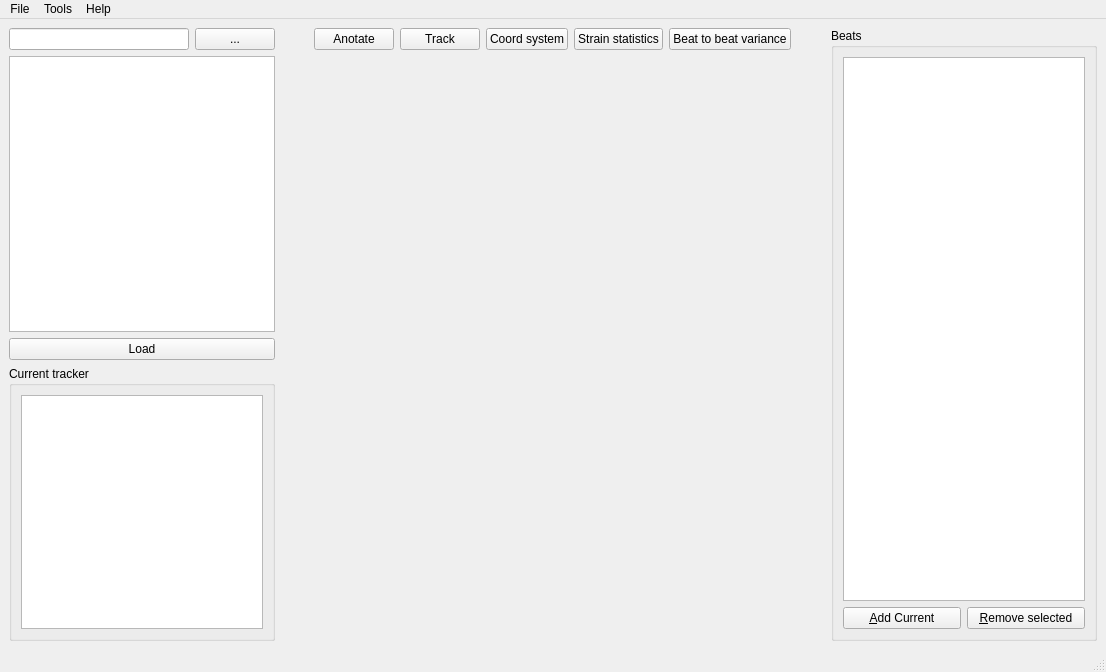
<?xml version="1.0" encoding="UTF-8"?>
<ui version="4.0">
 <class>WindowAnotationManager</class>
 <widget class="QMainWindow" name="WindowAnotationManager">
  <property name="geometry">
   <rect>
    <x>0</x>
    <y>0</y>
    <width>1106</width>
    <height>672</height>
   </rect>
  </property>
  <property name="windowTitle">
   <string>Speckle Tracking</string>
  </property>
  <widget class="QWidget" name="centralwidget">
   <layout class="QHBoxLayout" name="horizontalLayout_3">
    <item>
     <layout class="QVBoxLayout" name="verticalLayout">
      <item>
       <layout class="QHBoxLayout" name="horizontalLayout_2">
        <item>
         <widget class="QLineEdit" name="lineEdit">
          <property name="sizePolicy">
           <sizepolicy hsizetype="Preferred" vsizetype="Fixed">
            <horstretch>0</horstretch>
            <verstretch>0</verstretch>
           </sizepolicy>
          </property>
          <property name="readOnly">
           <bool>true</bool>
          </property>
         </widget>
        </item>
        <item>
         <widget class="QPushButton" name="btnBrowse">
          <property name="sizePolicy">
           <sizepolicy hsizetype="Fixed" vsizetype="Fixed">
            <horstretch>0</horstretch>
            <verstretch>0</verstretch>
           </sizepolicy>
          </property>
          <property name="text">
           <string>...</string>
          </property>
         </widget>
        </item>
       </layout>
      </item>
      <item>
       <widget class="QListWidget" name="listFiles">
        <property name="sizePolicy">
         <sizepolicy hsizetype="Preferred" vsizetype="Expanding">
          <horstretch>0</horstretch>
          <verstretch>0</verstretch>
         </sizepolicy>
        </property>
       </widget>
      </item>
      <item>
       <widget class="QPushButton" name="btnLoad">
        <property name="sizePolicy">
         <sizepolicy hsizetype="Preferred" vsizetype="Fixed">
          <horstretch>0</horstretch>
          <verstretch>0</verstretch>
         </sizepolicy>
        </property>
        <property name="text">
         <string>Load</string>
        </property>
       </widget>
      </item>
      <item>
       <widget class="QGroupBox" name="groupBox">
        <property name="title">
         <string>Current tracker</string>
        </property>
        <layout class="QVBoxLayout" name="verticalLayout_3">
         <item>
          <widget class="QTextEdit" name="textEditTrackerInfo">
           <property name="sizePolicy">
            <sizepolicy hsizetype="Preferred" vsizetype="Expanding">
             <horstretch>0</horstretch>
             <verstretch>0</verstretch>
            </sizepolicy>
           </property>
           <property name="readOnly">
            <bool>true</bool>
           </property>
          </widget>
         </item>
        </layout>
       </widget>
      </item>
     </layout>
    </item>
    <item>
     <layout class="QVBoxLayout" name="verticalLayout_2">
      <item>
       <layout class="QHBoxLayout" name="horizontalLayout">
        <item>
         <spacer name="horizontalSpacer_2">
          <property name="orientation">
           <enum>Qt::Horizontal</enum>
          </property>
          <property name="sizeHint" stdset="0">
           <size>
            <width>40</width>
            <height>20</height>
           </size>
          </property>
         </spacer>
        </item>
        <item>
         <widget class="QPushButton" name="btnAnotate">
          <property name="text">
           <string>Anotate</string>
          </property>
          <property name="icon">
           <iconset resource="resources.qrc">
            <normaloff>:/icons/icons/pencil.png</normaloff>:/icons/icons/pencil.png</iconset>
          </property>
          <property name="iconSize">
           <size>
            <width>16</width>
            <height>16</height>
           </size>
          </property>
         </widget>
        </item>
        <item>
         <widget class="QPushButton" name="btnTrack">
          <property name="text">
           <string>Track</string>
          </property>
          <property name="icon">
           <iconset resource="resources.qrc">
            <normaloff>:/icons/icons/eye.png</normaloff>:/icons/icons/eye.png</iconset>
          </property>
          <property name="iconSize">
           <size>
            <width>16</width>
            <height>16</height>
           </size>
          </property>
         </widget>
        </item>
        <item>
         <widget class="QPushButton" name="btnCoordSystem">
          <property name="text">
           <string>Coord system</string>
          </property>
         </widget>
        </item>
        <item>
         <widget class="QPushButton" name="btnStats">
          <property name="text">
           <string>Strain statistics</string>
          </property>
          <property name="icon">
           <iconset resource="resources.qrc">
            <normaloff>:/icons/icons/chart_curve.png</normaloff>:/icons/icons/chart_curve.png</iconset>
          </property>
          <property name="iconSize">
           <size>
            <width>16</width>
            <height>16</height>
           </size>
          </property>
         </widget>
        </item>
        <item>
         <widget class="QPushButton" name="btnBeatToBeat">
          <property name="text">
           <string>Beat to beat variance</string>
          </property>
         </widget>
        </item>
        <item>
         <spacer name="horizontalSpacer">
          <property name="orientation">
           <enum>Qt::Horizontal</enum>
          </property>
          <property name="sizeHint" stdset="0">
           <size>
            <width>40</width>
            <height>20</height>
           </size>
          </property>
         </spacer>
        </item>
       </layout>
      </item>
      <item>
       <widget class="WidgetStrainVideo" name="widgetStrainVideo" native="true">
        <property name="sizePolicy">
         <sizepolicy hsizetype="Preferred" vsizetype="Expanding">
          <horstretch>0</horstretch>
          <verstretch>0</verstretch>
         </sizepolicy>
        </property>
       </widget>
      </item>
     </layout>
    </item>
    <item>
     <widget class="QGroupBox" name="groupBoxBeats">
      <property name="title">
       <string>Beats</string>
      </property>
      <layout class="QVBoxLayout" name="verticalLayout_5">
       <item>
        <widget class="QListView" name="listViewBeats">
         <property name="sizePolicy">
          <sizepolicy hsizetype="Preferred" vsizetype="Expanding">
           <horstretch>0</horstretch>
           <verstretch>0</verstretch>
          </sizepolicy>
         </property>
        </widget>
       </item>
       <item>
        <layout class="QHBoxLayout" name="horizontalLayout_5">
         <item>
          <widget class="QPushButton" name="btnAddBeat">
           <property name="text">
            <string>&amp;Add Current</string>
           </property>
          </widget>
         </item>
         <item>
          <widget class="QPushButton" name="btnRemoveBeat">
           <property name="text">
            <string>&amp;Remove selected</string>
           </property>
          </widget>
         </item>
        </layout>
       </item>
      </layout>
     </widget>
    </item>
   </layout>
  </widget>
  <widget class="QMenuBar" name="menubar">
   <property name="geometry">
    <rect>
     <x>0</x>
     <y>0</y>
     <width>1106</width>
     <height>24</height>
    </rect>
   </property>
   <widget class="QMenu" name="menuFile">
    <property name="title">
     <string>File</string>
    </property>
    <addaction name="actionQuit"/>
   </widget>
   <widget class="QMenu" name="menuTools">
    <property name="title">
     <string>Tools</string>
    </property>
    <widget class="QMenu" name="menuChange_tracker">
     <property name="title">
      <string>Change tracker</string>
     </property>
     <widget class="QMenu" name="menuPoint_Tracker">
      <property name="title">
       <string>Point Tracker</string>
      </property>
      <addaction name="actionSAD"/>
      <addaction name="actionSSD"/>
      <addaction name="actionCorrelation"/>
      <addaction name="actionCosine"/>
      <addaction name="actionOptical_flow"/>
      <addaction name="actionOptical_flow_with_neighbourhood"/>
     </widget>
     <widget class="QMenu" name="menuWeights">
      <property name="title">
       <string>Weights</string>
      </property>
      <addaction name="actionWeights1"/>
      <addaction name="actionWeights2"/>
      <addaction name="actionWeights3"/>
      <addaction name="actionWeights4"/>
     </widget>
     <widget class="QMenu" name="menuResut_Processing">
      <property name="title">
       <string>Resut Processing</string>
      </property>
      <addaction name="actionResProcNone"/>
      <addaction name="actionResProcAvg"/>
     </widget>
     <addaction name="menuPoint_Tracker"/>
     <addaction name="menuWeights"/>
     <addaction name="menuResut_Processing"/>
    </widget>
    <addaction name="menuChange_tracker"/>
    <addaction name="actionChangeImageProcessing"/>
    <addaction name="actionShowShapeModel"/>
   </widget>
   <widget class="QMenu" name="menuHelp">
    <property name="title">
     <string>Help</string>
    </property>
   </widget>
   <addaction name="menuFile"/>
   <addaction name="menuTools"/>
   <addaction name="menuHelp"/>
  </widget>
  <widget class="QStatusBar" name="statusbar"/>
  <action name="actionChangeImageProcessing">
   <property name="text">
    <string>Change image processing</string>
   </property>
  </action>
  <action name="actionShowShapeModel">
   <property name="text">
    <string>Show statistical shape model</string>
   </property>
  </action>
  <action name="actionSAD">
   <property name="text">
    <string>SAD</string>
   </property>
  </action>
  <action name="actionSSD">
   <property name="text">
    <string>SSD</string>
   </property>
  </action>
  <action name="actionOptical_flow">
   <property name="text">
    <string>Optical flow</string>
   </property>
  </action>
  <action name="actionOptical_flow_with_neighbourhood">
   <property name="text">
    <string>Optical flow with neighbourhood</string>
   </property>
  </action>
  <action name="actionNone">
   <property name="text">
    <string>None</string>
   </property>
  </action>
  <action name="actionPCA">
   <property name="text">
    <string>PCA</string>
   </property>
  </action>
  <action name="actionCorrelation">
   <property name="text">
    <string>Correlation</string>
   </property>
  </action>
  <action name="actionCosine">
   <property name="text">
    <string>Cosine</string>
   </property>
  </action>
  <action name="actionQuit">
   <property name="text">
    <string>Quit</string>
   </property>
  </action>
  <action name="actionWeights1">
   <property name="text">
    <string>1.0</string>
   </property>
  </action>
  <action name="actionWeights2">
   <property name="text">
    <string>1.0 0.5</string>
   </property>
  </action>
  <action name="actionWeights3">
   <property name="text">
    <string>1.0 0.5 0.25</string>
   </property>
  </action>
  <action name="actionWeights4">
   <property name="text">
    <string>1.0 0.5 0.25 0.125</string>
   </property>
  </action>
  <action name="actionResProcNone">
   <property name="text">
    <string>None</string>
   </property>
  </action>
  <action name="actionResProcAvg">
   <property name="text">
    <string>Floating average</string>
   </property>
  </action>
 </widget>
 <customwidgets>
  <customwidget>
   <class>WidgetStrainVideo</class>
   <extends>QWidget</extends>
   <header>widgetstrainvideo.h</header>
   <container>1</container>
   <slots>
    <signal>displayIndexChanged(int)</signal>
   </slots>
  </customwidget>
 </customwidgets>
 <resources>
  <include location="resources.qrc"/>
 </resources>
 <connections/>
 <slots>
  <slot>on_actionCreateTracker()</slot>
  <slot>on_actionChangeImageProcessing()</slot>
  <slot>on_actionShowShapeModel()</slot>
 </slots>
</ui>
